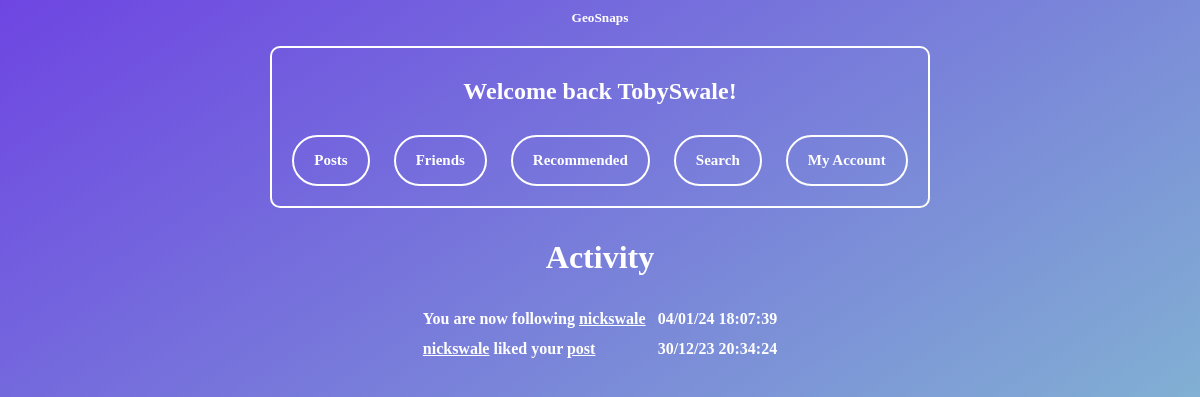
The app's page /activity (signed in), older data.
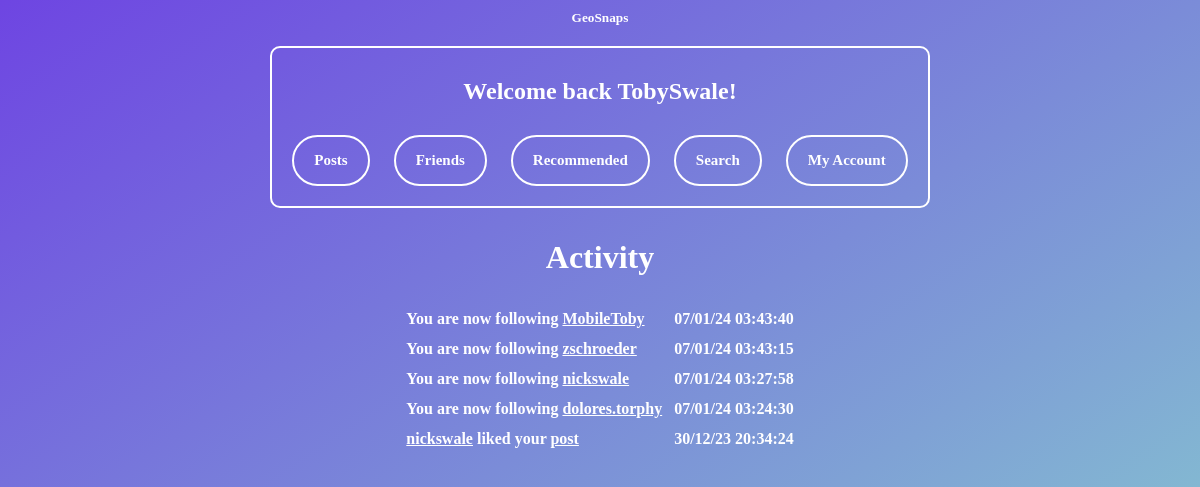
The same page, newer data.
### tables this page shows
CREATE TABLE "friendrequests" (
	"usersend"	TEXT,
	"userreceive"	TEXT,
	"status"	INTEGER DEFAULT 0
, "timesent"	TEXT);

CREATE TABLE "Likes" (
	"id"	INTEGER,
	"usersliked"	TEXT
, "timesent"	TEXT);

### main.py (the view)
@web_site.route('/activity', methods=['GET', 'POST'])
def activity():
    msg = ""
    username = session["username"]
    con = sqlite3.connect('database.db')
    con.row_factory = sqlite3.Row
    cursor = con.cursor()
    sql = """SELECT Likes.usersliked, Likes.id, Likes.timesent
       FROM Likes
       JOIN Posts ON Likes.id = Posts.id
       WHERE Posts.user = ?"""
    cursor.execute(sql, (username,))
    rows = cursor.fetchall()
    newrows = []
    for row in rows:
        rowdict = dict(row)
        rowdict['type'] = 'like'
        newrows.append(rowdict)
    con.row_factory = sqlite3.Row
    cursor = con.cursor()
    sql = """SELECT friendrequests.usersend, friendrequests.timesent
           FROM friendrequests
           WHERE friendrequests.userreceive = ? AND status = 2"""
    cursor.execute(sql, (username,))
    rows2 = cursor.fetchall()
    newrows2 = []
    for row in rows2:
        rowdict = dict(row)
        rowdict['type'] = 'follower'
        newrows2.append(rowdict)
    con.row_factory = sqlite3.Row
    cursor = con.cursor()
    sql = "SELECT * FROM friendrequests WHERE userreceive = ? AND status = 1"
    cursor.execute(sql, (username,))
    rows3 = cursor.fetchall()
    newrows3 = []
    for row in rows3:
        rowdict = dict(row)
        rowdict['type'] = 'request'
        newrows3.append(rowdict)
    con.row_factory = sqlite3.Row
    cursor = con.cursor()
    sql = "SELECT * FROM friendrequests WHERE usersend = ? AND status = 2"
    cursor.execute(sql, (username,))
    rows4 = cursor.fetchall()
    newrows4 = []
    for row in rows4:
        rowdict = dict(row)
        rowdict['type'] = 'following'
        newrows4.append(rowdict)
    con.row_factory = sqlite3.Row
    cursor = con.cursor()
    sql = "SELECT * FROM friendrequests WHERE usersend = ? AND status = 1"
    cursor.execute(sql, (username,))
    rows5 = cursor.fetchall()
    newrows5 = []
    for row in rows5:
        rowdict = dict(row)
        rowdict['type'] = 'requestfollowing'
        newrows5.append(rowdict)
    newrows += newrows2
    newrows += newrows3
    newrows += newrows4
    newrows += newrows5
    rowsinsec = []
    for row in newrows:
        getdatetime = datetime.strptime(row["timesent"], "%d/%m/%y %H:%M:%S") #converts to known format
        datetimenow = datetime.now() #Gets time now
        datetimedif = datetimenow - getdatetime #finds dif
        timedif = datetimedif.total_seconds() #converts dif to s
        rowdict = dict(row) #sets var to old dict of row
        rowdict['timedif'] = timedif #adds sec dif to dict
        rowsinsec.append(rowdict) #appends to list
    sortedrows = sorted(rowsinsec, key=lambda x: x.get('timedif'))
    if sortedrows == []:
        msg = "No recent activity"
    return render_template("activity.html", rows=sortedrows, username=username,msg=msg)

### templates/activity.html (shortened to what this page needs)
{% extends 'base.html' %}
{% block content %}
<h1>Activity</h1>
<div class="namelink">
  <table class="centered-table" style="text-align: left;">
    {% for row in rows %}
    <tr>
      {% if row["type"] == "like" %}
        {% if row["usersliked"] != username %}
          <td><a href ='/viewaccount?id={{row["usersliked"]}}'>{{row["usersliked"]}}</a> liked your <a href ='/viewpost?id={{row["id"]}}'>post</a></td>
          <td>{{row["timesent"]}}</td>
        {% endif %}
      {% else %}
        {% if row["type"] == "follower" %}
          <td><a href ='/viewaccount?id={{row["usersend"]}}'>{{row["usersend"]}}</a> is now following you</td>
          <td>{{row["timesent"]}}</td>
        {% elif row["type"] == "request" %}
          <td><a href ='/acceptignore?id={{row["usersend"]}}'>{{row["usersend"]}}</a> has sent you a follow request</td>
          <td>{{row["timesent"]}}</td>
        {% elif row["type"] == "following" %}
          <td>You are now following <a href='/viewaccount?id={{row["userreceive"]}}'>{{row["userreceive"]}}</a></td>
          <td>{{row["timesent"]}}</td>
        {% elif row["type"] == "requestfollowing" %}
          <td>You sent a follow request to <a href='/viewaccount?id={{row["userreceive"]}}'>{{row["userreceive"]}}</a></td>
          <td>{{row["timesent"]}}</td>
        {% endif %}
      {% endif %}
    </tr>
    {% endfor %}
  </table>
</div>
{% endblock %}

### templates/base.html (shortened to what this page needs)
<html>
<head>
<link href="/static/style.css" rel="stylesheet">
</head>
<body>
<a href='/GeoSnaps' style="display: block; text-decoration: none; color: white; pointer-events: none;">
  <h5 style="margin: 0px;">
    <span style="pointer-events: auto;">GeoSnaps</span>
  </h5>
</a>
<div class="buttonbox">
  {% if session["username"] %}
    <h2>Welcome back {{ session["username"] }}!</h2>
    <a href ='/allposts' class="linkbutton">Posts</a>
    <a href ='/friends' class="linkbutton">Friends</a>
    <a href ='/recommended' class="linkbutton">Recommended</a>
    <a href ='/search' class="linkbutton">Search</a>
    <a href ='/account' class="linkbutton">My Account</a>
  {% else %}
    <h2>You are not logged in</h2>
    <a href ='/Index' class="linkbutton">Register</a>
    <a href ='/login' class="linkbutton">Login</a>
  {% endif %}
</div>
  {% block content %}{% endblock %}
</body>
</html>

### static/style.css (style rules this page uses)
body { background: linear-gradient(to bottom right, #6e45e2, #88d3ce); text-align: center; }
h1 { color:white; font-family:Verdana; }
h2 { color:white; font-family:Verdana; }
h5 { color:white; font-family:Verdana; }
a { font-weight:bold; text-decoration:none; margin:10px; }
.linkbutton { display: inline-flex; align-items: center; justify-content: center; padding: 15px 20px; font-family: "Verdana"; font-weight: 700; font-size: 15px; text-decoration: none; color: #FFFFFF; border: 2px solid #FFFFFF; border-radius: 30px; }
.buttonbox { border: 2px solid white; border-radius: 10px; padding: 10px; margin: 10px; display: inline-block; }
.centered-table { margin: 0 auto; color:white; font-family:Verdana; border: 1px solid transparent; border-spacing: 10px; font-weight:bold; text-align: center; }

### templates/activity.html (style rules this page uses)
.namelink a { text-decoration: underline; color: white; font-family:Verdana; margin: 0; }

Row changes from the older to the newer data that the page shows:
removed friendrequests: username "TobySwale", userreceive "nickswale", timesent "04/01/24 18:07:39"
added friendrequests: userreceive "MobileToby", timesent "07/01/24 03:43:40"
added friendrequests: userreceive "zschroeder", timesent "07/01/24 03:43:15"
added friendrequests: userreceive "nickswale", timesent "07/01/24 03:27:58"
added friendrequests: userreceive "dolores.torphy", timesent "07/01/24 03:24:30"
Text that changed along with them:
{{ session["username"] }}: (not shown) → "TobySwale"
